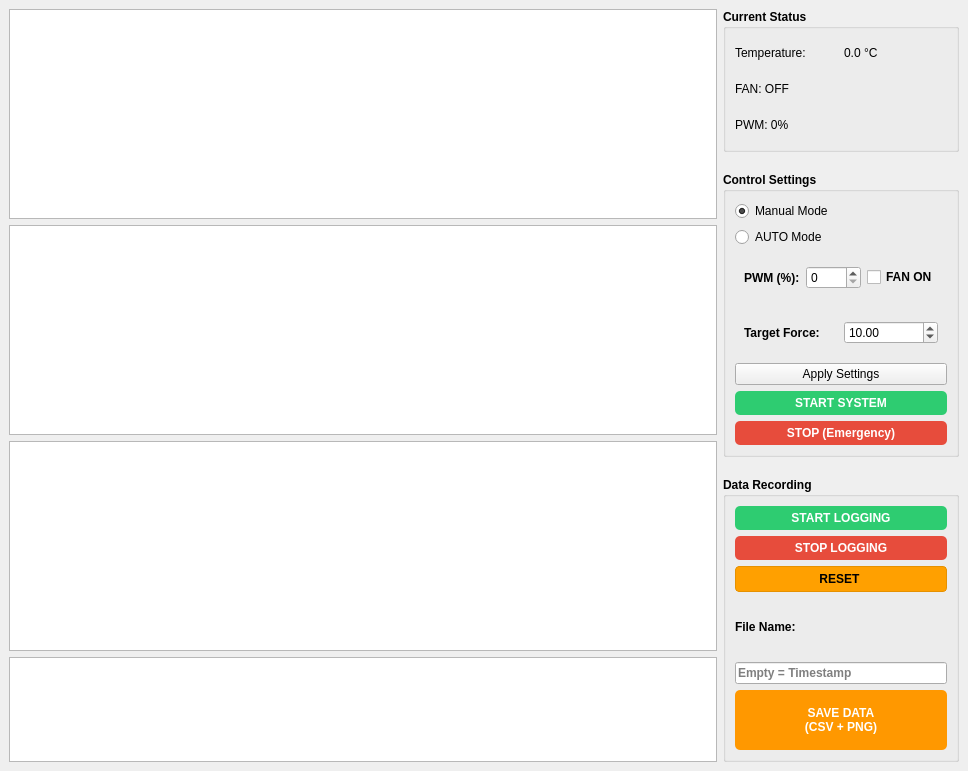
<?xml version="1.0" encoding="UTF-8"?>
<ui version="4.0">
 <class>MainWindow</class>
 <widget class="QMainWindow" name="MainWindow">
  <property name="geometry">
   <rect>
    <x>0</x>
    <y>0</y>
    <width>968</width>
    <height>771</height>
   </rect>
  </property>
  <property name="windowTitle">
   <string>Thermal &amp; Mechanical Control System</string>
  </property>
  <widget class="QWidget" name="centralwidget">
   <layout class="QHBoxLayout" name="horizontalLayout_2">
    <item>
     <layout class="QHBoxLayout" name="horizontalLayout" stretch="3,1">
      <item>
       <layout class="QVBoxLayout" name="verticalLayout" stretch="2,2,2,1">
        <property name="sizeConstraint">
         <enum>QLayout::SetMinimumSize</enum>
        </property>
        <item>
         <widget class="PlotWidget" name="force_plot_widget">
          <property name="maximumSize">
           <size>
            <width>16777215</width>
            <height>16777215</height>
           </size>
          </property>
         </widget>
        </item>
        <item>
         <widget class="PlotWidget" name="disp_plot_widget">
          <property name="maximumSize">
           <size>
            <width>16777215</width>
            <height>16777215</height>
           </size>
          </property>
         </widget>
        </item>
        <item>
         <widget class="PlotWidget" name="temp_plot_widget">
          <property name="sizePolicy">
           <sizepolicy hsizetype="Expanding" vsizetype="Expanding">
            <horstretch>0</horstretch>
            <verstretch>2</verstretch>
           </sizepolicy>
          </property>
          <property name="maximumSize">
           <size>
            <width>16777215</width>
            <height>16777215</height>
           </size>
          </property>
         </widget>
        </item>
        <item>
         <widget class="PlotWidget" name="pwm_plot_widget">
          <property name="sizePolicy">
           <sizepolicy hsizetype="Expanding" vsizetype="Expanding">
            <horstretch>0</horstretch>
            <verstretch>1</verstretch>
           </sizepolicy>
          </property>
          <property name="maximumSize">
           <size>
            <width>16777215</width>
            <height>16777215</height>
           </size>
          </property>
         </widget>
        </item>
       </layout>
      </item>
      <item>
       <layout class="QVBoxLayout" name="verticalLayout_2" stretch="1,2,2">
        <property name="spacing">
         <number>20</number>
        </property>
        <item>
         <widget class="QGroupBox" name="grp_status">
          <property name="maximumSize">
           <size>
            <width>16777215</width>
            <height>16777215</height>
           </size>
          </property>
          <property name="font">
           <font>
            <weight>75</weight>
            <bold>true</bold>
           </font>
          </property>
          <property name="title">
           <string>Current Status</string>
          </property>
          <layout class="QGridLayout" name="layout_status">
           <property name="sizeConstraint">
            <enum>QLayout::SetMaximumSize</enum>
           </property>
           <item row="0" column="1">
            <widget class="QLabel" name="lbl_temp">
             <property name="font">
              <font>
               <weight>50</weight>
               <bold>false</bold>
              </font>
             </property>
             <property name="text">
              <string>0.0 °C</string>
             </property>
            </widget>
           </item>
           <item row="2" column="0" colspan="2">
            <widget class="QLabel" name="lbl_pwm">
             <property name="font">
              <font>
               <weight>50</weight>
               <bold>false</bold>
              </font>
             </property>
             <property name="text">
              <string>PWM: 0%</string>
             </property>
            </widget>
           </item>
           <item row="1" column="0" colspan="2">
            <widget class="QLabel" name="lbl_fan">
             <property name="font">
              <font>
               <weight>50</weight>
               <bold>false</bold>
              </font>
             </property>
             <property name="text">
              <string>FAN: OFF</string>
             </property>
            </widget>
           </item>
           <item row="0" column="0">
            <widget class="QLabel" name="lbl_static_temp">
             <property name="font">
              <font>
               <weight>50</weight>
               <bold>false</bold>
              </font>
             </property>
             <property name="text">
              <string>Temperature:</string>
             </property>
            </widget>
           </item>
          </layout>
         </widget>
        </item>
        <item>
         <widget class="QGroupBox" name="grp_control">
          <property name="maximumSize">
           <size>
            <width>16777215</width>
            <height>16777215</height>
           </size>
          </property>
          <property name="font">
           <font>
            <weight>75</weight>
            <bold>true</bold>
           </font>
          </property>
          <property name="title">
           <string>Control Settings</string>
          </property>
          <layout class="QVBoxLayout" name="layout_control">
           <property name="sizeConstraint">
            <enum>QLayout::SetMaximumSize</enum>
           </property>
           <item>
            <widget class="QRadioButton" name="radio_manual">
             <property name="font">
              <font>
               <weight>50</weight>
               <bold>false</bold>
              </font>
             </property>
             <property name="text">
              <string>Manual Mode</string>
             </property>
             <property name="checked">
              <bool>true</bool>
             </property>
            </widget>
           </item>
           <item>
            <widget class="QRadioButton" name="radio_pid">
             <property name="font">
              <font>
               <weight>50</weight>
               <bold>false</bold>
              </font>
             </property>
             <property name="text">
              <string>AUTO Mode</string>
             </property>
            </widget>
           </item>
           <item>
            <widget class="QWidget" name="widget_manual" native="true">
             <layout class="QHBoxLayout" name="lay_man">
              <item>
               <widget class="QLabel" name="lbl_pwm_in">
                <property name="text">
                 <string>PWM (%):</string>
                </property>
               </widget>
              </item>
              <item>
               <widget class="QSpinBox" name="spin_pwm">
                <property name="font">
                 <font>
                  <weight>50</weight>
                  <bold>false</bold>
                 </font>
                </property>
                <property name="maximum">
                 <number>100</number>
                </property>
               </widget>
              </item>
              <item>
               <widget class="QCheckBox" name="chk_fan">
                <property name="text">
                 <string>FAN ON</string>
                </property>
               </widget>
              </item>
             </layout>
            </widget>
           </item>
           <item>
            <widget class="QWidget" name="widget_pid" native="true">
             <layout class="QHBoxLayout" name="lay_pid">
              <item>
               <widget class="QLabel" name="lbl_target">
                <property name="text">
                 <string>Target Force:</string>
                </property>
               </widget>
              </item>
              <item>
               <widget class="QDoubleSpinBox" name="spin_target">
                <property name="font">
                 <font>
                  <weight>50</weight>
                  <bold>false</bold>
                 </font>
                </property>
                <property name="singleStep">
                 <double>1.000000000000000</double>
                </property>
                <property name="value">
                 <double>10.000000000000000</double>
                </property>
               </widget>
              </item>
             </layout>
            </widget>
           </item>
           <item>
            <widget class="QPushButton" name="btn_apply">
             <property name="font">
              <font>
               <weight>50</weight>
               <bold>false</bold>
              </font>
             </property>
             <property name="text">
              <string>Apply Settings</string>
             </property>
            </widget>
           </item>
           <item>
            <widget class="QPushButton" name="btn_start">
             <property name="font">
              <font>
               <weight>75</weight>
               <bold>true</bold>
              </font>
             </property>
             <property name="styleSheet">
              <string notr="true">QPushButton {
    background-color: #2ECC71; /* 배경색 (초록색) */
    color: white;              /* 글자색 (흰색) */
    border-radius: 5px;        /* 모서리 둥글게 */
    font-weight: bold;         /* 글자 진하게 */
    padding: 5px;
}

/* 마우스를 올렸을 때 색상 변화 */
QPushButton:hover {
    background-color: #27AE60;
}

/* 클릭했을 때 색상 변화 */
QPushButton:pressed {
    background-color: #1E8449;
}</string>
             </property>
             <property name="text">
              <string>START SYSTEM</string>
             </property>
            </widget>
           </item>
           <item>
            <widget class="QPushButton" name="btn_stop">
             <property name="font">
              <font>
               <weight>75</weight>
               <bold>true</bold>
              </font>
             </property>
             <property name="styleSheet">
              <string notr="true">QPushButton {
    background-color: #E74C3C; /* 배경색 (빨간색) */
    color: white;              /* 글자색 (흰색) */
    border-radius: 5px;        /* 모서리 둥글게 */
    font-weight: bold;         /* 글자 진하게 */
    padding: 5px;
}

/* 마우스를 올렸을 때 색상 변화 */
QPushButton:hover {
    background-color: #C0392B;
}

/* 클릭했을 때 색상 변화 */
QPushButton:pressed {
    background-color: #A93226;
}</string>
             </property>
             <property name="text">
              <string>STOP (Emergency)</string>
             </property>
            </widget>
           </item>
          </layout>
         </widget>
        </item>
        <item>
         <widget class="QGroupBox" name="grp_save">
          <property name="maximumSize">
           <size>
            <width>16777215</width>
            <height>16777215</height>
           </size>
          </property>
          <property name="font">
           <font>
            <weight>75</weight>
            <bold>true</bold>
           </font>
          </property>
          <property name="title">
           <string>Data Recording</string>
          </property>
          <layout class="QVBoxLayout" name="verticalLayout_save">
           <property name="sizeConstraint">
            <enum>QLayout::SetMaximumSize</enum>
           </property>
           <item>
            <widget class="QPushButton" name="btn_log_start">
             <property name="styleSheet">
              <string notr="true">QPushButton {
    background-color: #2ECC71; /* 배경색 (초록색) */
    color: white;              /* 글자색 (흰색) */
    border-radius: 5px;        /* 모서리 둥글게 */
    font-weight: bold;         /* 글자 진하게 */
    padding: 5px;
}

/* 마우스를 올렸을 때 색상 변화 */
QPushButton:hover {
    background-color: #27AE60;
}

/* 클릭했을 때 색상 변화 */
QPushButton:pressed {
    background-color: #1E8449;
}</string>
             </property>
             <property name="text">
              <string>START LOGGING</string>
             </property>
            </widget>
           </item>
           <item>
            <widget class="QPushButton" name="btn_log_stop">
             <property name="styleSheet">
              <string notr="true">QPushButton {
    background-color: #E74C3C; /* 배경색 (빨간색) */
    color: white;              /* 글자색 (흰색) */
    border-radius: 5px;        /* 모서리 둥글게 */
    font-weight: bold;         /* 글자 진하게 */
    padding: 5px;
}

/* 마우스를 올렸을 때 색상 변화 */
QPushButton:hover {
    background-color: #C0392B;
}

/* 클릭했을 때 색상 변화 */
QPushButton:pressed {
    background-color: #A93226;
}</string>
             </property>
             <property name="text">
              <string>STOP LOGGING</string>
             </property>
            </widget>
           </item>
           <item>
            <widget class="QPushButton" name="btn_log_reset">
             <property name="styleSheet">
              <string notr="true">/* Reset 버튼: 어두운 노란색 (Amber) */
QPushButton#btn_log_reset {
    background-color: #FFA000;  /* 진한 노란색/호박색 */
    color: #000000;             /* 가독성을 위해 글자는 검은색 */
    border-radius: 4px;
    font-weight: bold;
    padding: 5px;
    border: 1px solid #E69100;
}

QPushButton#btn_log_reset:hover {
    background-color: #FFB300;  /* 마우스 올리면 살짝 밝아짐 */
}

QPushButton#btn_log_reset:pressed {
    background-color: #CC8400;  /* 클릭 시 더 어두워짐 */
}

/* 버튼이 비활성화(Disabled) 되었을 때 */
QPushButton#btn_log_reset:disabled {
    background-color: #BDBDBD;
    color: #757575;
}</string>
             </property>
             <property name="text">
              <string>RESET </string>
             </property>
            </widget>
           </item>
           <item>
            <widget class="QLabel" name="label_fname">
             <property name="text">
              <string>File Name:</string>
             </property>
            </widget>
           </item>
           <item>
            <widget class="QLineEdit" name="edit_filename">
             <property name="placeholderText">
              <string>Empty = Timestamp</string>
             </property>
            </widget>
           </item>
           <item>
            <widget class="QPushButton" name="btn_save">
             <property name="minimumSize">
              <size>
               <width>0</width>
               <height>60</height>
              </size>
             </property>
             <property name="styleSheet">
              <string>background-color: #FF9800; color: white; font-weight: bold; border-radius: 5px;</string>
             </property>
             <property name="text">
              <string>SAVE DATA
(CSV + PNG)</string>
             </property>
            </widget>
           </item>
          </layout>
         </widget>
        </item>
       </layout>
      </item>
     </layout>
    </item>
   </layout>
  </widget>
 </widget>
 <customwidgets>
  <customwidget>
   <class>PlotWidget</class>
   <extends>QGraphicsView</extends>
   <header>pyqtgraph</header>
  </customwidget>
 </customwidgets>
 <resources/>
 <connections/>
</ui>
